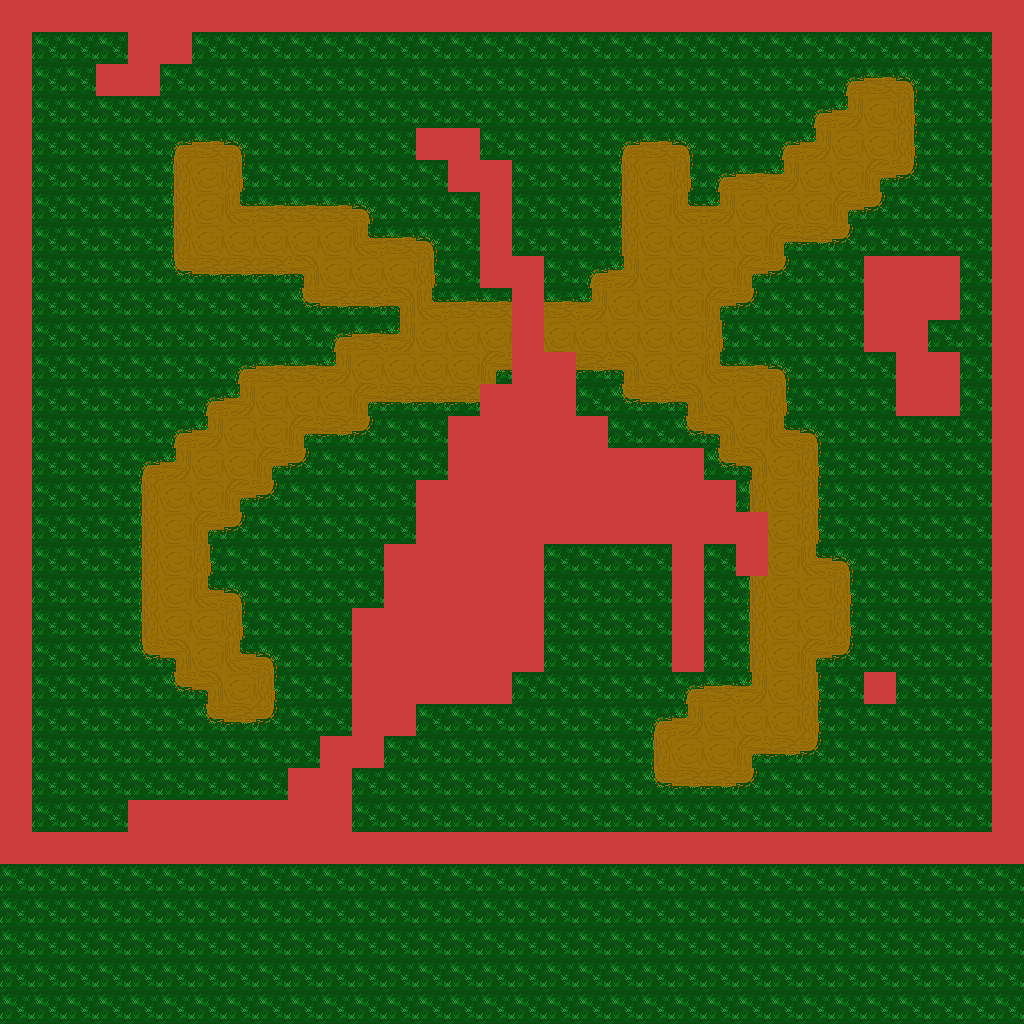

A level layout from a 2D game, rendered from its tile map. Below: a short description, then the map file with its tile-grid data intact:
An orthogonal 32x32 tile map with 32x32 px tiles, 2 tile layers (ground, collision), 3 tilesets and 1 object.

<map version="1.0" orientation="orthogonal" renderorder="right-down" width="32" height="32" tilewidth="32" tileheight="32" nextobjectid="2">
 <tileset firstgid="1" name="forestterrains" tilewidth="32" tileheight="32" tilecount="16" columns="16">
  <image source="Images/forestterrains.png" width="512" height="32" />
  <terraintypes>
   <terrain name="dirt" tile="-1" />
   <terrain name="forest" tile="-1" />
  </terraintypes>
  <tile id="1" terrain=",0,0,0" />
  <tile id="2" terrain="0,,0,0" />
  <tile id="3" terrain="0,0,0," />
  <tile id="4" terrain="0,0,,0" />
  <tile id="5" terrain="1,1,1,1" />
  <tile id="6" terrain="1,1,1,1" />
  <tile id="7" terrain=",,,0" />
  <tile id="8" terrain=",0,,0" />
  <tile id="9" terrain=",0,," />
  <tile id="10" terrain=",,0," />
  <tile id="11" terrain="0,,0," />
  <tile id="12" terrain="0,,," />
  <tile id="13" terrain=",,0,0" />
  <tile id="14" terrain="0,0,," />
  <tile id="15" terrain="0,0,0,0" />
 </tileset>
 <tileset firstgid="17" name="collision" tilewidth="32" tileheight="32" tilecount="1" columns="1">
  <image source="Images/collision.png" width="32" height="32" />
 </tileset>
 <tileset firstgid="18" name="cardoor" tilewidth="32" tileheight="32" tilecount="1" columns="1">
  <image source="Images/cardoor.png" width="32" height="32" />
 </tileset>
 <layer name="ground" width="32" height="32">
  <data encoding="csv">
1,1,1,1,1,1,1,1,1,1,1,1,1,1,1,1,1,1,1,1,7,1,1,1,1,1,1,1,1,1,1,1,
7,1,1,1,6,6,1,1,1,1,1,1,1,1,1,1,1,1,1,1,1,1,1,1,1,1,1,1,1,1,1,6,
7,1,1,6,6,1,1,1,1,1,1,1,1,1,1,1,1,1,1,1,1,1,1,1,1,1,8,14,11,1,1,6,
7,1,1,1,1,1,1,1,1,1,1,1,1,1,1,1,1,1,1,1,1,1,1,1,1,8,2,16,12,1,1,6,
6,1,1,1,1,8,14,11,1,1,1,1,1,7,6,1,1,1,1,8,14,11,1,1,8,2,16,16,12,1,1,7,
6,1,1,1,1,9,16,12,1,1,1,1,1,1,6,7,1,1,1,9,16,12,8,14,2,16,16,4,13,1,1,7,
7,1,1,1,1,9,16,3,14,14,14,11,1,1,1,6,1,1,1,9,16,3,2,16,16,16,4,13,1,1,1,7,
6,1,1,1,1,9,16,16,16,16,16,3,14,11,1,6,1,1,1,9,16,16,16,16,4,15,13,1,1,1,1,6,
6,1,1,1,1,10,15,15,15,5,16,16,16,12,1,6,7,1,8,2,16,16,16,4,13,1,1,6,6,6,1,7,
6,1,1,1,1,1,1,1,1,10,15,15,5,3,14,14,7,14,2,16,16,16,4,13,1,1,1,6,6,6,1,7,
7,1,1,1,1,1,1,1,1,1,8,14,2,16,16,16,6,16,16,16,16,16,12,1,1,1,1,6,6,1,1,6,
6,1,1,1,1,1,1,8,14,14,2,16,16,16,16,4,6,7,15,5,16,16,3,14,11,1,1,1,6,6,1,7,
6,1,1,1,1,1,8,2,16,16,16,4,15,15,15,6,6,6,1,10,15,5,16,16,12,1,1,1,6,6,1,6,
6,1,1,1,1,8,2,16,16,4,15,13,1,1,7,7,7,7,6,1,1,10,5,16,3,11,1,1,1,1,1,6,
6,1,1,1,8,2,16,16,4,13,1,1,1,1,7,6,7,6,7,7,6,7,10,5,16,12,1,1,1,1,1,6,
7,1,1,1,9,16,16,4,13,1,1,1,1,6,6,7,6,6,7,6,7,6,6,9,16,12,1,1,1,1,1,6,
7,1,1,1,9,16,4,13,1,1,1,1,1,7,6,7,7,7,7,7,6,6,7,7,16,12,1,1,1,1,1,6,
7,1,1,1,9,16,12,1,1,1,1,1,6,6,7,7,7,1,1,1,1,6,1,7,16,3,11,1,1,1,1,7,
7,1,1,1,9,16,3,11,1,1,1,1,7,6,7,6,6,1,1,1,1,6,1,9,16,16,12,1,1,1,1,7,
7,1,1,1,9,16,16,12,1,1,1,6,7,7,7,7,7,1,1,1,1,7,1,9,16,16,12,1,1,1,1,7,
6,1,1,1,10,5,16,3,11,1,1,6,7,7,7,6,7,1,1,1,1,6,1,9,16,4,13,1,1,1,1,6,
7,1,1,1,1,10,5,16,12,1,1,7,7,7,6,6,1,1,1,1,1,8,14,2,16,12,1,7,1,1,1,6,
7,1,1,1,1,1,10,15,13,1,1,7,7,1,1,1,1,1,1,1,8,2,16,16,16,12,1,1,1,1,1,6,
7,1,1,1,1,1,1,1,1,1,7,7,1,1,1,1,1,1,1,1,9,16,16,4,15,13,1,1,1,1,1,6,
6,1,1,1,1,1,1,1,1,7,6,1,1,1,1,1,1,1,1,1,10,15,15,13,1,1,1,1,1,1,1,6,
7,1,1,1,7,6,6,6,6,7,6,1,1,1,1,1,1,1,1,1,1,1,1,1,1,1,1,1,1,1,1,7,
7,7,7,6,7,7,7,6,6,6,6,6,6,6,7,6,7,6,7,6,6,7,6,7,7,6,6,6,7,6,7,6,
1,1,1,1,1,1,1,1,1,1,1,1,1,1,1,1,1,1,1,1,1,1,1,1,1,1,1,1,1,1,1,1,
1,1,1,1,1,1,1,1,1,1,1,1,1,1,1,1,1,1,1,1,1,1,1,1,1,1,1,1,1,1,1,1,
1,1,1,1,1,1,1,1,1,1,1,1,1,1,1,1,1,1,1,1,1,1,1,1,1,1,1,1,1,1,1,1,
1,1,1,1,1,1,1,1,1,1,1,1,1,1,1,1,1,1,1,1,1,1,1,1,1,1,1,1,1,1,1,1,
1,1,1,1,1,1,1,1,1,1,1,1,1,1,1,1,1,1,1,1,1,1,1,1,1,1,1,1,1,1,1,1
</data>
 </layer>
 <layer name="collision" width="32" height="32">
  <data encoding="csv">
17,17,17,17,17,17,17,17,17,17,17,17,17,17,17,17,17,17,17,17,17,17,17,17,17,17,17,17,17,17,17,17,
17,0,0,0,17,17,0,0,0,0,0,0,0,0,0,0,0,0,0,0,0,0,0,0,0,0,0,0,0,0,0,17,
17,0,0,17,17,0,0,0,0,0,0,0,0,0,0,0,0,0,0,0,0,0,0,0,0,0,0,0,0,0,0,17,
17,0,0,0,0,0,0,0,0,0,0,0,0,0,0,0,0,0,0,0,0,0,0,0,0,0,0,0,0,0,0,17,
17,0,0,0,0,0,0,0,0,0,0,0,0,17,17,0,0,0,0,0,0,0,0,0,0,0,0,0,0,0,0,17,
17,0,0,0,0,0,0,0,0,0,0,0,0,0,17,17,0,0,0,0,0,0,0,0,0,0,0,0,0,0,0,17,
17,0,0,0,0,0,0,0,0,0,0,0,0,0,0,17,0,0,0,0,0,0,0,0,0,0,0,0,0,0,0,17,
17,0,0,0,0,0,0,0,0,0,0,0,0,0,0,17,0,0,0,0,0,0,0,0,0,0,0,0,0,0,0,17,
17,0,0,0,0,0,0,0,0,0,0,0,0,0,0,17,17,0,0,0,0,0,0,0,0,0,0,17,17,17,0,17,
17,0,0,0,0,0,0,0,0,0,0,0,0,0,0,0,17,0,0,0,0,0,0,0,0,0,0,17,17,17,0,17,
17,0,0,0,0,0,0,0,0,0,0,0,0,0,0,0,17,0,0,0,0,0,0,0,0,0,0,17,17,0,0,17,
17,0,0,0,0,0,0,0,0,0,0,0,0,0,0,0,17,17,0,0,0,0,0,0,0,0,0,0,17,17,0,17,
17,0,0,0,0,0,0,0,0,0,0,0,0,0,0,17,17,17,0,0,0,0,0,0,0,0,0,0,17,17,0,17,
17,0,0,0,0,0,0,0,0,0,0,0,0,0,17,17,17,17,17,0,0,0,0,0,0,0,0,0,0,0,0,17,
17,0,0,0,0,0,0,0,0,0,0,0,0,0,17,17,17,17,17,17,17,17,0,0,0,0,0,0,0,0,0,17,
17,0,0,0,0,0,0,0,0,0,0,0,0,17,17,17,17,17,17,17,17,17,17,0,0,0,0,0,0,0,0,17,
17,0,0,0,0,0,0,0,0,0,0,0,0,17,17,17,17,17,17,17,17,17,17,17,0,0,0,0,0,0,0,17,
17,0,0,0,0,0,0,0,0,0,0,0,17,17,17,17,17,0,0,0,0,17,0,17,0,0,0,0,0,0,0,17,
17,0,0,0,0,0,0,0,0,0,0,0,17,17,17,17,17,0,0,0,0,17,0,0,0,0,0,0,0,0,0,17,
17,0,0,0,0,0,0,0,0,0,0,17,17,17,17,17,17,0,0,0,0,17,0,0,0,0,0,0,0,0,0,17,
17,0,0,0,0,0,0,0,0,0,0,17,17,17,17,17,17,0,0,0,0,17,0,0,0,0,0,0,0,0,0,17,
17,0,0,0,0,0,0,0,0,0,0,17,17,17,17,17,0,0,0,0,0,0,0,0,0,0,0,17,0,0,0,17,
17,0,0,0,0,0,0,0,0,0,0,17,17,0,0,0,0,0,0,0,0,0,0,0,0,0,0,0,0,0,0,17,
17,0,0,0,0,0,0,0,0,0,17,17,0,0,0,0,0,0,0,0,0,0,0,0,0,0,0,0,0,0,0,17,
17,0,0,0,0,0,0,0,0,17,17,0,0,0,0,0,0,0,0,0,0,0,0,0,0,0,0,0,0,0,0,17,
17,0,0,0,17,17,17,17,17,17,17,0,0,0,0,0,0,0,0,0,0,0,0,0,0,0,0,0,0,0,0,17,
17,17,17,17,17,17,17,17,17,17,17,17,17,17,17,17,17,17,17,17,17,17,17,17,17,17,17,17,17,17,17,17,
0,0,0,0,0,0,0,0,0,0,0,0,0,0,0,0,0,0,0,0,0,0,0,0,0,0,0,0,0,0,0,0,
0,0,0,0,0,0,0,0,0,0,0,0,0,0,0,0,0,0,0,0,0,0,0,0,0,0,0,0,0,0,0,0,
0,0,0,0,0,0,0,0,0,0,0,0,0,0,0,0,0,0,0,0,0,0,0,0,0,0,0,0,0,0,0,0,
0,0,0,0,0,0,0,0,0,0,0,0,0,0,0,0,0,0,0,0,0,0,0,0,0,0,0,0,0,0,0,0,
0,0,0,0,0,0,0,0,0,0,0,0,0,0,0,0,0,0,0,0,0,0,0,0,0,0,0,0,0,0,0,0
</data>
 </layer>
 <objectgroup name="treasure">
  <object id="1" gid="18" x="584" y="617" width="32" height="32" />
 </objectgroup>
</map>